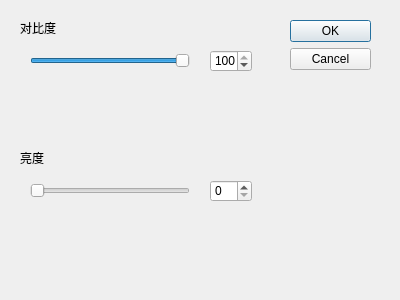
<?xml version="1.0" encoding="UTF-8"?>
<ui version="4.0">
 <class>LightConstractDialog</class>
 <widget class="QDialog" name="LightConstractDialog">
  <property name="geometry">
   <rect>
    <x>0</x>
    <y>0</y>
    <width>400</width>
    <height>300</height>
   </rect>
  </property>
  <property name="windowTitle">
   <string>亮度对比度调节</string>
  </property>
  <widget class="QDialogButtonBox" name="buttonBox">
   <property name="geometry">
    <rect>
     <x>290</x>
     <y>20</y>
     <width>81</width>
     <height>241</height>
    </rect>
   </property>
   <property name="orientation">
    <enum>Qt::Vertical</enum>
   </property>
   <property name="standardButtons">
    <set>QDialogButtonBox::Cancel|QDialogButtonBox::Ok</set>
   </property>
  </widget>
  <widget class="QSlider" name="contrastSlide">
   <property name="geometry">
    <rect>
     <x>30</x>
     <y>50</y>
     <width>160</width>
     <height>22</height>
    </rect>
   </property>
   <property name="minimum">
    <number>1</number>
   </property>
   <property name="maximum">
    <number>100</number>
   </property>
   <property name="value">
    <number>100</number>
   </property>
   <property name="orientation">
    <enum>Qt::Horizontal</enum>
   </property>
  </widget>
  <widget class="QSlider" name="lightSlide">
   <property name="geometry">
    <rect>
     <x>30</x>
     <y>180</y>
     <width>160</width>
     <height>22</height>
    </rect>
   </property>
   <property name="maximum">
    <number>100</number>
   </property>
   <property name="orientation">
    <enum>Qt::Horizontal</enum>
   </property>
  </widget>
  <widget class="QLabel" name="label">
   <property name="geometry">
    <rect>
     <x>20</x>
     <y>150</y>
     <width>57</width>
     <height>16</height>
    </rect>
   </property>
   <property name="text">
    <string>亮度</string>
   </property>
  </widget>
  <widget class="QLabel" name="label_2">
   <property name="geometry">
    <rect>
     <x>20</x>
     <y>20</y>
     <width>57</width>
     <height>16</height>
    </rect>
   </property>
   <property name="text">
    <string>对比度</string>
   </property>
  </widget>
  <widget class="QSpinBox" name="contrastBoard">
   <property name="geometry">
    <rect>
     <x>210</x>
     <y>50</y>
     <width>42</width>
     <height>22</height>
    </rect>
   </property>
   <property name="minimum">
    <number>1</number>
   </property>
   <property name="maximum">
    <number>100</number>
   </property>
   <property name="value">
    <number>100</number>
   </property>
  </widget>
  <widget class="QSpinBox" name="lightBoard">
   <property name="geometry">
    <rect>
     <x>210</x>
     <y>180</y>
     <width>42</width>
     <height>22</height>
    </rect>
   </property>
   <property name="maximum">
    <number>100</number>
   </property>
  </widget>
 </widget>
 <resources/>
 <connections>
  <connection>
   <sender>buttonBox</sender>
   <signal>accepted()</signal>
   <receiver>LightConstractDialog</receiver>
   <slot>accept()</slot>
   <hints>
    <hint type="sourcelabel">
     <x>248</x>
     <y>254</y>
    </hint>
    <hint type="destinationlabel">
     <x>157</x>
     <y>274</y>
    </hint>
   </hints>
  </connection>
  <connection>
   <sender>buttonBox</sender>
   <signal>rejected()</signal>
   <receiver>LightConstractDialog</receiver>
   <slot>reject()</slot>
   <hints>
    <hint type="sourcelabel">
     <x>316</x>
     <y>260</y>
    </hint>
    <hint type="destinationlabel">
     <x>286</x>
     <y>274</y>
    </hint>
   </hints>
  </connection>
 </connections>
</ui>
